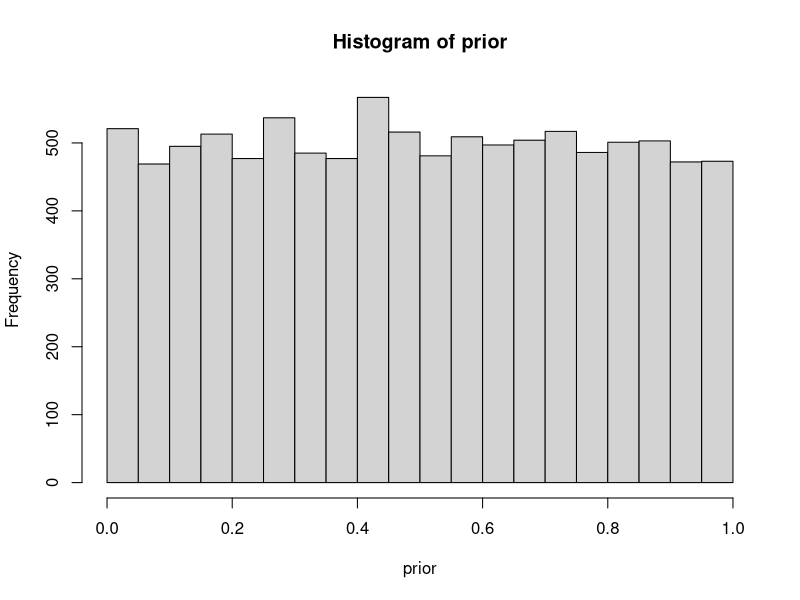
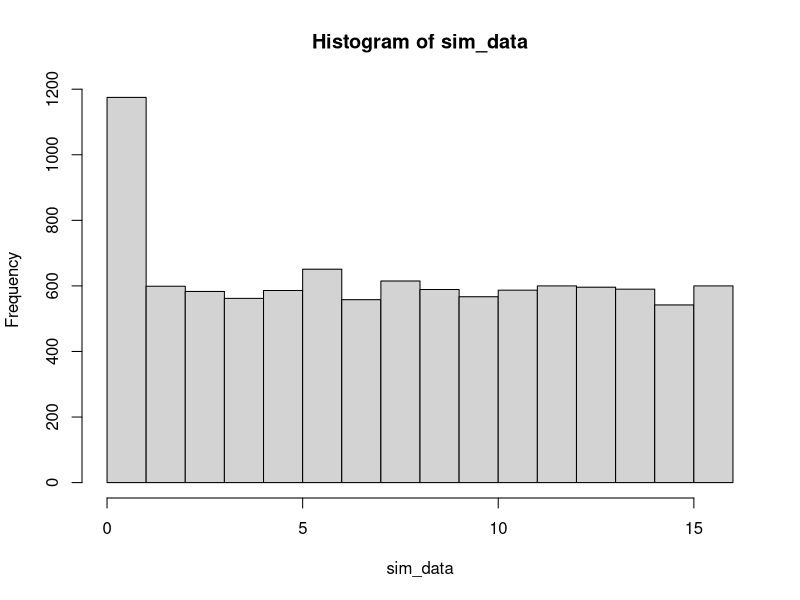
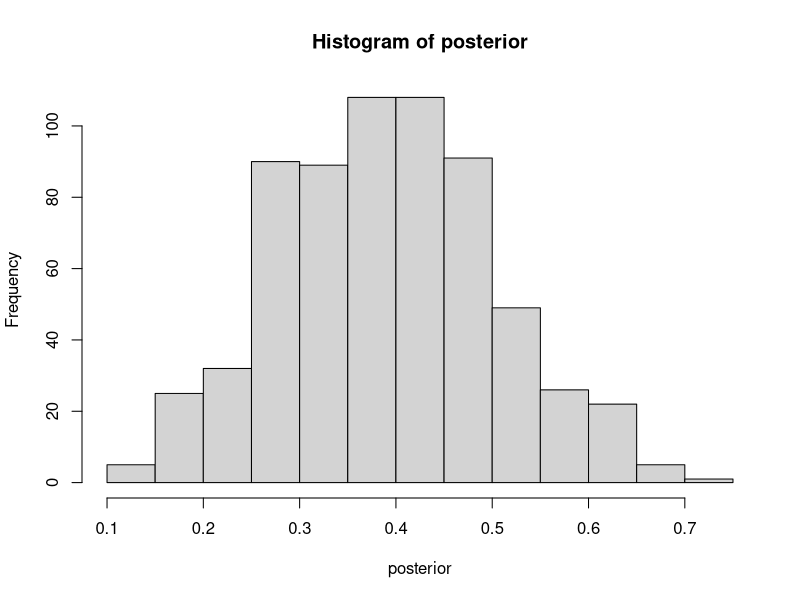
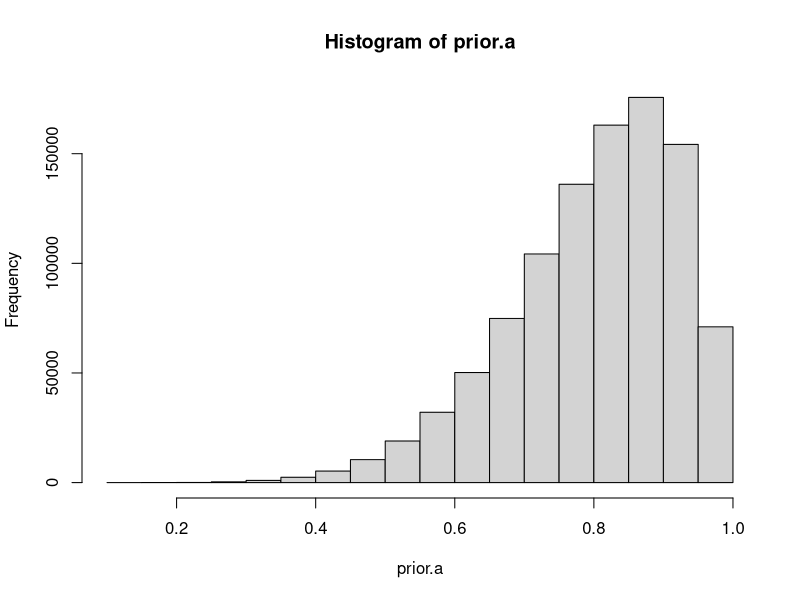
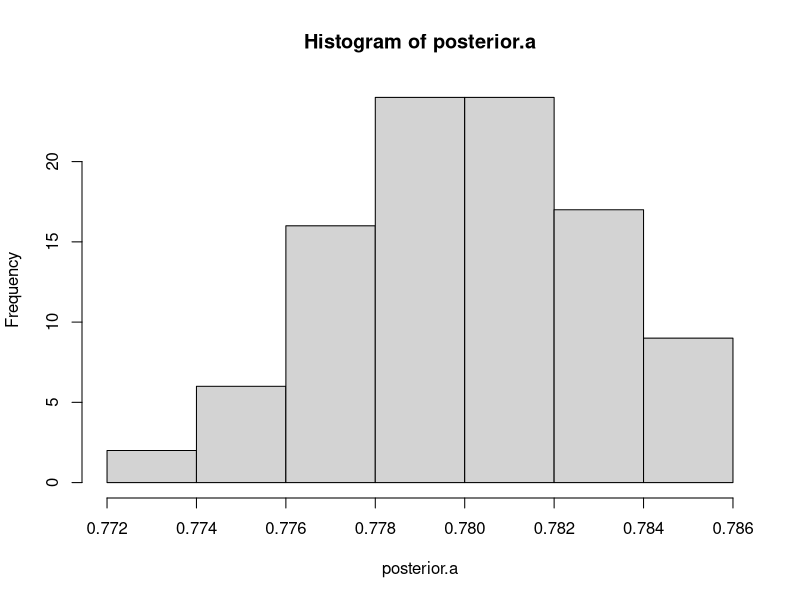

The R source for these figures, in order:
## ---- chunk 1
set.seed(123)
n_draws <- 10000 #Create 10,000 draws

prior <- runif(n_draws, min = 0, max = 1) #r means random and unif is uniform
hist(prior)
## ---- chunk 2
sim_data <- rbinom(n_draws, 16, prior)
hist(sim_data)
## ---- chunk 3
posterior <- prior[sim_data == 6]
hist(posterior)

print(quantile(posterior,c(.025,.5,.975)))

## ---- chunk 4
n_draws.a <- 1000000
prior.a <- rbeta(n_draws.a, 8, 2)
#prior.a <- runif(n_draws.a, 0, 1)
hist(prior.a)
## ---- chunk 5
sim_data.a <- rbinom(n_draws.a, 30207, prior.a)

posterior.a <- prior.a[sim_data.a == (round(30207*.78))]
hist(posterior.a)
print(quantile(posterior.a,c(.025,.5,.975)))
